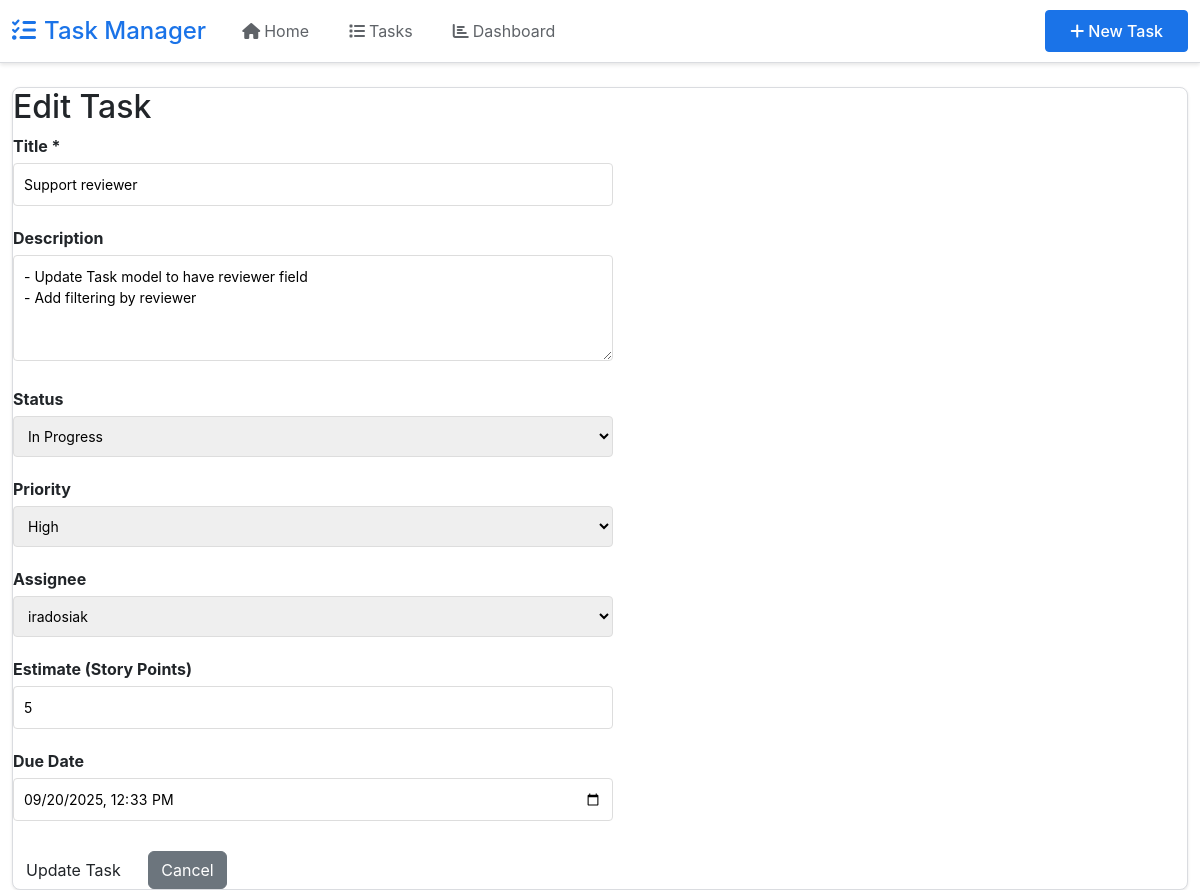
/tasks/18/edit/, run on the app's committed database.
### tasks/models.py (models this page shows, shortened)
class Task(models.Model):
    STATUS_CHOICES = [
        ("todo", "To Do"),
        ("in_progress", "In Progress"),
        ("in_review", "In Review"),
        ("done", "Done"),
        ("blocked", "Blocked"),
    ]
    PRIORITY_CHOICES = [
        ("low", "Low"),
        ("medium", "Medium"),
        ("high", "High"),
        ("critical", "Critical"),
    ]
    title = models.CharField(max_length=200)
    description = models.TextField(blank=True)
    status = models.CharField(max_length=20, choices=STATUS_CHOICES, default="todo")
    priority = models.CharField(
        max_length=20, choices=PRIORITY_CHOICES, default="medium"
    )
    estimate = models.PositiveIntegerField(
        null=True, blank=True, help_text="Story points"
    )
    assignee = models.ForeignKey(
        User,
        on_delete=models.SET_NULL,
        null=True,
        blank=True,
        related_name="assigned_tasks",
    )
    reporter = models.ForeignKey(
        User, on_delete=models.CASCADE, related_name="reported_tasks"
    )
    created_at = models.DateTimeField(auto_now_add=True)
    updated_at = models.DateTimeField(auto_now=True)
    due_date = models.DateTimeField(null=True, blank=True)
    class Meta:
        ordering = ["-created_at"]

### tasks/views.py (the view, shortened to what this page needs)
# urls.py: path("<int:pk>/edit/", views.task_update, name="task-update"),
def task_update(request, pk):
    task = get_object_or_404(Task, pk=pk)
    users = User.objects.all()
    context = {
        "task": task,
        "users": users,
        "status_choices": Task.STATUS_CHOICES,
        "priority_choices": Task.PRIORITY_CHOICES,
    }
    return render(request, "tasks/task_form.html", context)

### templates/tasks/task_form.html (shortened to what this page needs)
{% extends 'base.html' %}
{% block content %}
<div class="card">
    <h2>{% if task %}Edit Task{% else %}Create New Task{% endif %}</h2>
    <form method="post" style="max-width: 600px;">
        <div style="margin-bottom: 20px;">
            <label style="display: block; margin-bottom: 5px; font-weight: bold;">Title *</label>
            <input type="text" name="title" value="{{ task.title|default:'' }}" required
                   style="width: 100%; padding: 10px; border: 1px solid #ddd; border-radius: 4px; font-size: 14px;">
        </div>
        <div style="margin-bottom: 20px;">
            <label style="display: block; margin-bottom: 5px; font-weight: bold;">Description</label>
            <textarea name="description" rows="4"
                      style="width: 100%; padding: 10px; border: 1px solid #ddd; border-radius: 4px; font-size: 14px; resize: vertical;">{{ task.description|default:'' }}</textarea>
        </div>
        {% if task %}
        <div style="margin-bottom: 20px;">
            <label style="display: block; margin-bottom: 5px; font-weight: bold;">Status</label>
            <select name="status" style="width: 100%; padding: 10px; border: 1px solid #ddd; border-radius: 4px; font-size: 14px;">
                {% for status_key, status_display in status_choices %}
                <option value="{{ status_key }}" {% if task.status == status_key %}selected{% endif %}>
                    {{ status_display }}
                </option>
                {% endfor %}
            </select>
        </div>
        {% endif %}
        <div style="margin-bottom: 20px;">
            <label style="display: block; margin-bottom: 5px; font-weight: bold;">Priority</label>
            <select name="priority" style="width: 100%; padding: 10px; border: 1px solid #ddd; border-radius: 4px; font-size: 14px;">
                {% for priority_key, priority_display in priority_choices %}
                <option value="{{ priority_key }}" {% if task.priority == priority_key %}selected{% endif %}>
                    {{ priority_display }}
                </option>
                {% endfor %}
            </select>
        </div>
        <div style="margin-bottom: 20px;">
            <label style="display: block; margin-bottom: 5px; font-weight: bold;">Assignee</label>
            <select name="assignee" style="width: 100%; padding: 10px; border: 1px solid #ddd; border-radius: 4px; font-size: 14px;">
                {% for user in users %}
                <option value="{{ user.id }}" {% if task.assignee_id == user.id %}selected{% endif %}>
                    {{ user.get_full_name|default:user.username }}
                </option>
                {% endfor %}
            </select>
        </div>
        <div style="margin-bottom: 20px;">
            <label style="display: block; margin-bottom: 5px; font-weight: bold;">Estimate (Story Points)</label>
            <input type="number" name="estimate" value="{{ task.estimate|default:'' }}" min="1" max="100"
                   style="width: 100%; padding: 10px; border: 1px solid #ddd; border-radius: 4px; font-size: 14px;">
        </div>
        <div style="margin-bottom: 20px;">
            <label style="display: block; margin-bottom: 5px; font-weight: bold;">Due Date</label>
            <input type="datetime-local" name="due_date" value="{{ task.due_date|date:'Y-m-d\TH:i'|default:'' }}"
                   style="width: 100%; padding: 10px; border: 1px solid #ddd; border-radius: 4px; font-size: 14px;">
        </div>
        <div style="margin-top: 30px;">
            <button type="submit" class="btn">{% if task %}Update Task{% else %}Create Task{% endif %}</button>
            <a href="{% if task %}{% url 'tasks:task-detail' task.pk %}{% else %}{% url 'tasks:task-list' %}{% endif %}"
               class="btn btn-secondary" style="margin-left: 10px;">Cancel</a>
        </div>
    </form>
</div>
{% endblock %}

### templates/base.html (style rules this page uses)
:root { --google-blue: #1a73e8; --google-blue-hover: #1557b0; --google-gray: #5f6368; --google-light-gray: #f8f9fa; --google-border: #dadce0; }
body { font-family: 'Google Sans', -apple-system, BlinkMacSystemFont, 'Segoe UI', Roboto, sans-serif; background-color: #ffffff; color: #202124; }
.card { border: 1px solid var(--google-border); border-radius: 8px; box-shadow: 0 1px 3px rgba(0,0,0,0.1); transition: box-shadow 0.2s ease; }

### data on the page
Task: title "Support reviewer", description "- Update Task model to have reviewer field - Add filtering by reviewer", status "In Progress", priority "High", assignee "iradosiak", estimate "5", due_date "09/20/2025 12:33"
